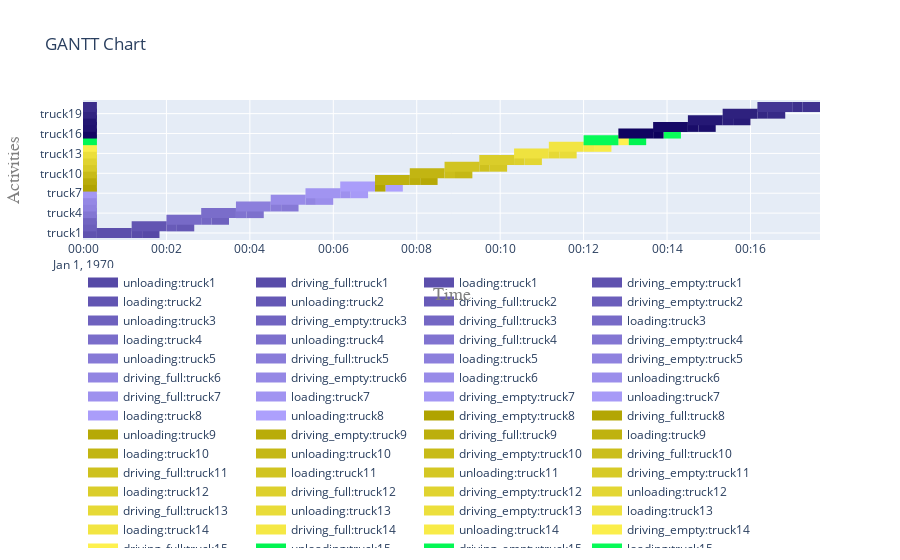

The notebook cell this image was saved under:
### Code cell
# Example usage:
res = run(500)
trucks = res['trucks']
activities_d_truck = res['activities_d_truck']
source01 = res['source01']
dump01 = res['dump01']

# Plotting
fig_gantt = plot.get_gantt_chart([*trucks.values()], id_map=[*activities_d_truck.values()])
fig_step = plot.get_step_chart([source01, dump01])
display(plot.get_log_dataframe(source01,id_map=[*activities_d_truck.values()]))
display(plot.get_log_dataframe(dump01,id_map=[*activities_d_truck.values()]))

### Figure 1 — Plotly figure (JSON) as saved in the notebook; plotly's stock layout.template omitted (floating-point values rounded to 4 significant figures)
{"data": [{"connectgaps": false, "hoverinfo": "y+name", "line": {"color": "rgb(86,73,166)", "width": 10}, "mode": "lines", "name": "unloading:truck1", "type": "scatter", "x": ["1970-01-01T00:01:25", "1970-01-01T00:01:25", "1970-01-01T00:01:50", "1970-01-01T00:01:50", "1970-01-01T00:01:50"], "y": ["truck1", "truck1", "truck1", "truck1", null]}, {"connectgaps": false, "hoverinfo": "y+name", "line": {"color": "rgb(89,76,169)", "width": 10}, "mode": "lines", "name": "driving_full:truck1", "type": "scatter", "x": ["1970-01-01T00:01:10", "1970-01-01T00:01:10", "1970-01-01T00:01:25", "1970-01-01T00:01:25", "1970-01-01T00:01:25"], "y": ["truck1", "truck1", "truck1", "truck1", null]}, {"connectgaps": false, "hoverinfo": "y+name", "line": {"color": "rgb(92,79,172)", "width": 10}, "mode": "lines", "name": "loading:truck1", "type": "scatter", "x": ["1970-01-01T00:00:20", "1970-01-01T00:00:20", "1970-01-01T00:01:10", "1970-01-01T00:01:10", "1970-01-01T00:01:10"], "y": ["truck1", "truck1", "truck1", "truck1", null]}, {"connectgaps": false, "hoverinfo": "y+name", "line": {"color": "rgb(95,82,175)", "width": 10}, "mode": "lines", "name": "driving_empty:truck1", "type": "scatter", "x": ["1970-01-01T00:00:00", "1970-01-01T00:00:00", "1970-01-01T00:00:20", "1970-01-01T00:00:20", "1970-01-01T00:00:20"], "y": ["truck1", "truck1", "truck1", "truck1", null]}, {"connectgaps": false, "hoverinfo": "y+name", "line": {"color": "rgb(98,85,178)", "width": 10}, "mode": "lines", "name": "loading:truck2", "type": "scatter", "x": ["1970-01-01T00:01:10", "1970-01-01T00:01:10", "1970-01-01T00:02:00", "1970-01-01T00:02:00", "1970-01-01T00:02:00"], "y": ["truck2", "truck2", "truck2", "truck2", null]}, {"connectgaps": false, "hoverinfo": "y+name", "line": {"color": "rgb(101,88,181)", "width": 10}, "mode": "lines", "name": "unloading:truck2", "type": "scatter", "x": ["1970-01-01T00:02:15", "1970-01-01T00:02:15", "1970-01-01T00:02:40", "1970-01-01T00:02:40", "1970-01-01T00:02:40"], "y": ["truck2", "truck2", "truck2", "truck2", null]}, {"connectgaps": false, "hoverinfo": "y+name", "line": {"color": "rgb(104,91,184)", "width": 10}, "mode": "lines", "name": "driving_full:truck2", "type": "scatter", "x": ["1970-01-01T00:02:00", "1970-01-01T00:02:00", "1970-01-01T00:02:15", "1970-01-01T00:02:15", "1970-01-01T00:02:15"], "y": ["truck2", "truck2", "truck2", "truck2", null]}, {"connectgaps": false, "hoverinfo": "y+name", "line": {"color": "rgb(107,94,187)", "width": 10}, "mode": "lines", "name": "driving_empty:truck2", "type": "scatter", "x": ["1970-01-01T00:00:00", "1970-01-01T00:00:00", "1970-01-01T00:00:20", "1970-01-01T00:00:20", "1970-01-01T00:00:20"], "y": ["truck2", "truck2", "truck2", "truck2", null]}, {"connectgaps": false, "hoverinfo": "y+name", "line": {"color": "rgb(110,97,190)", "width": 10}, "mode": "lines", "name": "unloading:truck3", "type": "scatter", "x": ["1970-01-01T00:03:05", "1970-01-01T00:03:05", "1970-01-01T00:03:30", "1970-01-01T00:03:30", "1970-01-01T00:03:30"], "y": ["truck3", "truck3", "truck3", "truck3", null]}, {"connectgaps": false, "hoverinfo": "y+name", "line": {"color": "rgb(113,100,193)", "width": 10}, "mode": "lines", "name": "driving_empty:truck3", "type": "scatter", "x": ["1970-01-01T00:00:00", "1970-01-01T00:00:00", "1970-01-01T00:00:20", "1970-01-01T00:00:20", "1970-01-01T00:00:20"], "y": ["truck3", "truck3", "truck3", "truck3", null]}, {"connectgaps": false, "hoverinfo": "y+name", "line": {"color": "rgb(116,103,196)", "width": 10}, "mode": "lines", "name": "driving_full:truck3", "type": "scatter", "x": ["1970-01-01T00:02:50", "1970-01-01T00:02:50", "1970-01-01T00:03:05", "1970-01-01T00:03:05", "1970-01-01T00:03:05"], "y": ["truck3", "truck3", "truck3", "truck3", null]}, {"connectgaps": false, "hoverinfo": "y+name", "line": {"color": "rgb(119,106,199)", "width": 10}, "mode": "lines", "name": "loading:truck3", "type": "scatter", "x": ["1970-01-01T00:02:00", "1970-01-01T00:02:00", "1970-01-01T00:02:50", "1970-01-01T00:02:50", "1970-01-01T00:02:50"], "y": ["truck3", "truck3", "truck3", "truck3", null]}, {"connectgaps": false, "hoverinfo": "y+name", "line": {"color": "rgb(122,109,202)", "width": 10}, "mode": "lines", "name": "loading:truck4", "type": "scatter", "x": ["1970-01-01T00:02:50", "1970-01-01T00:02:50", "1970-01-01T00:03:40", "1970-01-01T00:03:40", "1970-01-01T00:03:40"], "y": ["truck4", "truck4", "truck4", "truck4", null]}, {"connectgaps": false, "hoverinfo": "y+name", "line": {"color": "rgb(125,112,205)", "width": 10}, "mode": "lines", "name": "unloading:truck4", "type": "scatter", "x": ["1970-01-01T00:03:55", "1970-01-01T00:03:55", "1970-01-01T00:04:20", "1970-01-01T00:04:20", "1970-01-01T00:04:20"], "y": ["truck4", "truck4", "truck4", "truck4", null]}, {"connectgaps": false, "hoverinfo": "y+name", "line": {"color": "rgb(128,115,208)", "width": 10}, "mode": "lines", "name": "driving_full:truck4", "type": "scatter", "x": ["1970-01-01T00:03:40", "1970-01-01T00:03:40", "1970-01-01T00:03:55", "1970-01-01T00:03:55", "1970-01-01T00:03:55"], "y": ["truck4", "truck4", "truck4", "truck4", null]}, {"connectgaps": false, "hoverinfo": "y+name", "line": {"color": "rgb(131,118,211)", "width": 10}, "mode": "lines", "name": "driving_empty:truck4", "type": "scatter", "x": ["1970-01-01T00:00:00", "1970-01-01T00:00:00", "1970-01-01T00:00:20", "1970-01-01T00:00:20", "1970-01-01T00:00:20"], "y": ["truck4", "truck4", "truck4", "truck4", null]}, {"connectgaps": false, "hoverinfo": "y+name", "line": {"color": "rgb(134,121,214)", "width": 10}, "mode": "lines", "name": "unloading:truck5", "type": "scatter", "x": ["1970-01-01T00:04:45", "1970-01-01T00:04:45", "1970-01-01T00:05:10", "1970-01-01T00:05:10", "1970-01-01T00:05:10"], "y": ["truck5", "truck5", "truck5", "truck5", null]}, {"connectgaps": false, "hoverinfo": "y+name", "line": {"color": "rgb(137,124,217)", "width": 10}, "mode": "lines", "name": "driving_full:truck5", "type": "scatter", "x": ["1970-01-01T00:04:30", "1970-01-01T00:04:30", "1970-01-01T00:04:45", "1970-01-01T00:04:45", "1970-01-01T00:04:45"], "y": ["truck5", "truck5", "truck5", "truck5", null]}, {"connectgaps": false, "hoverinfo": "y+name", "line": {"color": "rgb(140,127,220)", "width": 10}, "mode": "lines", "name": "loading:truck5", "type": "scatter", "x": ["1970-01-01T00:03:40", "1970-01-01T00:03:40", "1970-01-01T00:04:30", "1970-01-01T00:04:30", "1970-01-01T00:04:30"], "y": ["truck5", "truck5", "truck5", "truck5", null]}, {"connectgaps": false, "hoverinfo": "y+name", "line": {"color": "rgb(143,130,223)", "width": 10}, "mode": "lines", "name": "driving_empty:truck5", "type": "scatter", "x": ["1970-01-01T00:00:00", "1970-01-01T00:00:00", "1970-01-01T00:00:20", "1970-01-01T00:00:20", "1970-01-01T00:00:20"], "y": ["truck5", "truck5", "truck5", "truck5", null]}, {"connectgaps": false, "hoverinfo": "y+name", "line": {"color": "rgb(146,133,226)", "width": 10}, "mode": "lines", "name": "driving_full:truck6", "type": "scatter", "x": ["1970-01-01T00:05:20", "1970-01-01T00:05:20", "1970-01-01T00:05:35", "1970-01-01T00:05:35", "1970-01-01T00:05:35"], "y": ["truck6", "truck6", "truck6", "truck6", null]}, {"connectgaps": false, "hoverinfo": "y+name", "line": {"color": "rgb(149,136,229)", "width": 10}, "mode": "lines", "name": "driving_empty:truck6", "type": "scatter", "x": ["1970-01-01T00:00:00", "1970-01-01T00:00:00", "1970-01-01T00:00:20", "1970-01-01T00:00:20", "1970-01-01T00:00:20"], "y": ["truck6", "truck6", "truck6", "truck6", null]}, {"connectgaps": false, "hoverinfo": "y+name", "line": {"color": "rgb(152,139,232)", "width": 10}, "mode": "lines", "name": "loading:truck6", "type": "scatter", "x": ["1970-01-01T00:04:30", "1970-01-01T00:04:30", "1970-01-01T00:05:20", "1970-01-01T00:05:20", "1970-01-01T00:05:20"], "y": ["truck6", "truck6", "truck6", "truck6", null]}, {"connectgaps": false, "hoverinfo": "y+name", "line": {"color": "rgb(155,142,235)", "width": 10}, "mode": "lines", "name": "unloading:truck6", "type": "scatter", "x": ["1970-01-01T00:05:35", "1970-01-01T00:05:35", "1970-01-01T00:06:00", "1970-01-01T00:06:00", "1970-01-01T00:06:00"], "y": ["truck6", "truck6", "truck6", "truck6", null]}, {"connectgaps": false, "hoverinfo": "y+name", "line": {"color": "rgb(158,145,238)", "width": 10}, "mode": "lines", "name": "driving_full:truck7", "type": "scatter", "x": ["1970-01-01T00:06:10", "1970-01-01T00:06:10", "1970-01-01T00:06:25", "1970-01-01T00:06:25", "1970-01-01T00:06:25"], "y": ["truck7", "truck7", "truck7", "truck7", null]}, {"connectgaps": false, "hoverinfo": "y+name", "line": {"color": "rgb(161,148,241)", "width": 10}, "mode": "lines", "name": "loading:truck7", "type": "scatter", "x": ["1970-01-01T00:05:20", "1970-01-01T00:05:20", "1970-01-01T00:06:10", "1970-01-01T00:06:10", "1970-01-01T00:06:10"], "y": ["truck7", "truck7", "truck7", "truck7", null]}, {"connectgaps": false, "hoverinfo": "y+name", "line": {"color": "rgb(164,151,244)", "width": 10}, "mode": "lines", "name": "driving_empty:truck7", "type": "scatter", "x": ["1970-01-01T00:00:00", "1970-01-01T00:00:00", "1970-01-01T00:00:20", "1970-01-01T00:00:20", "1970-01-01T00:00:20"], "y": ["truck7", "truck7", "truck7", "truck7", null]}, {"connectgaps": false, "hoverinfo": "y+name", "line": {"color": "rgb(167,154,247)", "width": 10}, "mode": "lines", "name": "unloading:truck7", "type": "scatter", "x": ["1970-01-01T00:06:25", "1970-01-01T00:06:25", "1970-01-01T00:06:50", "1970-01-01T00:06:50", "1970-01-01T00:06:50"], "y": ["truck7", "truck7", "truck7", "truck7", null]}, {"connectgaps": false, "hoverinfo": "y+name", "line": {"color": "rgb(170,157,250)", "width": 10}, "mode": "lines", "name": "loading:truck8", "type": "scatter", "x": ["1970-01-01T00:06:10", "1970-01-01T00:06:10", "1970-01-01T00:07:00", "1970-01-01T00:07:00", "1970-01-01T00:07:00"], "y": ["truck8", "truck8", "truck8", "truck8", null]}, {"connectgaps": false, "hoverinfo": "y+name", "line": {"color": "rgb(173,160,253)", "width": 10}, "mode": "lines", "name": "unloading:truck8", "type": "scatter", "x": ["1970-01-01T00:07:15", "1970-01-01T00:07:15", "1970-01-01T00:07:40", "1970-01-01T00:07:40", "1970-01-01T00:07:40"], "y": ["truck8", "truck8", "truck8", "truck8", null]}, {"connectgaps": false, "hoverinfo": "y+name", "line": {"color": "rgb(176,163,0)", "width": 10}, "mode": "lines", "name": "driving_empty:truck8", "type": "scatter", "x": ["1970-01-01T00:00:00", "1970-01-01T00:00:00", "1970-01-01T00:00:20", "1970-01-01T00:00:20", "1970-01-01T00:00:20"], "y": ["truck8", "truck8", "truck8", "truck8", null]}, {"connectgaps": false, "hoverinfo": "y+name", "line": {"color": "rgb(179,166,3)", "width": 10}, "mode": "lines", "name": "driving_full:truck8", "type": "scatter", "x": ["1970-01-01T00:07:00", "1970-01-01T00:07:00", "1970-01-01T00:07:15", "1970-01-01T00:07:15", "1970-01-01T00:07:15"], "y": ["truck8", "truck8", "truck8", "truck8", null]}, {"connectgaps": false, "hoverinfo": "y+name", "line": {"color": "rgb(182,169,6)", "width": 10}, "mode": "lines", "name": "unloading:truck9", "type": "scatter", "x": ["1970-01-01T00:08:05", "1970-01-01T00:08:05", "1970-01-01T00:08:30", "1970-01-01T00:08:30", "1970-01-01T00:08:30"], "y": ["truck9", "truck9", "truck9", "truck9", null]}, {"connectgaps": false, "hoverinfo": "y+name", "line": {"color": "rgb(185,172,9)", "width": 10}, "mode": "lines", "name": "driving_empty:truck9", "type": "scatter", "x": ["1970-01-01T00:00:00", "1970-01-01T00:00:00", "1970-01-01T00:00:20", "1970-01-01T00:00:20", "1970-01-01T00:00:20"], "y": ["truck9", "truck9", "truck9", "truck9", null]}, {"connectgaps": false, "hoverinfo": "y+name", "line": {"color": "rgb(188,175,12)", "width": 10}, "mode": "lines", "name": "driving_full:truck9", "type": "scatter", "x": ["1970-01-01T00:07:50", "1970-01-01T00:07:50", "1970-01-01T00:08:05", "1970-01-01T00:08:05", "1970-01-01T00:08:05"], "y": ["truck9", "truck9", "truck9", "truck9", null]}, {"connectgaps": false, "hoverinfo": "y+name", "line": {"color": "rgb(191,178,15)", "width": 10}, "mode": "lines", "name": "loading:truck9", "type": "scatter", "x": ["1970-01-01T00:07:00", "1970-01-01T00:07:00", "1970-01-01T00:07:50", "1970-01-01T00:07:50", "1970-01-01T00:07:50"], "y": ["truck9", "truck9", "truck9", "truck9", null]}, {"connectgaps": false, "hoverinfo": "y+name", "line": {"color": "rgb(194,181,18)", "width": 10}, "mode": "lines", "name": "loading:truck10", "type": "scatter", "x": ["1970-01-01T00:07:50", "1970-01-01T00:07:50", "1970-01-01T00:08:40", "1970-01-01T00:08:40", "1970-01-01T00:08:40"], "y": ["truck10", "truck10", "truck10", "truck10", null]}, {"connectgaps": false, "hoverinfo": "y+name", "line": {"color": "rgb(197,184,21)", "width": 10}, "mode": "lines", "name": "unloading:truck10", "type": "scatter", "x": ["1970-01-01T00:08:55", "1970-01-01T00:08:55", "1970-01-01T00:09:20", "1970-01-01T00:09:20", "1970-01-01T00:09:20"], "y": ["truck10", "truck10", "truck10", "truck10", null]}, {"connectgaps": false, "hoverinfo": "y+name", "line": {"color": "rgb(200,187,24)", "width": 10}, "mode": "lines", "name": "driving_empty:truck10", "type": "scatter", "x": ["1970-01-01T00:00:00", "1970-01-01T00:00:00", "1970-01-01T00:00:20", "1970-01-01T00:00:20", "1970-01-01T00:00:20"], "y": ["truck10", "truck10", "truck10", "truck10", null]}, {"connectgaps": false, "hoverinfo": "y+name", "line": {"color": "rgb(203,190,27)", "width": 10}, "mode": "lines", "name": "driving_full:truck10", "type": "scatter", "x": ["1970-01-01T00:08:40", "1970-01-01T00:08:40", "1970-01-01T00:08:55", "1970-01-01T00:08:55", "1970-01-01T00:08:55"], "y": ["truck10", "truck10", "truck10", "truck10", null]}, {"connectgaps": false, "hoverinfo": "y+name", "line": {"color": "rgb(206,193,30)", "width": 10}, "mode": "lines", "name": "driving_full:truck11", "type": "scatter", "x": ["1970-01-01T00:09:30", "1970-01-01T00:09:30", "1970-01-01T00:09:45", "1970-01-01T00:09:45", "1970-01-01T00:09:45"], "y": ["truck11", "truck11", "truck11", "truck11", null]}, {"connectgaps": false, "hoverinfo": "y+name", "line": {"color": "rgb(209,196,33)", "width": 10}, "mode": "lines", "name": "loading:truck11", "type": "scatter", "x": ["1970-01-01T00:08:40", "1970-01-01T00:08:40", "1970-01-01T00:09:30", "1970-01-01T00:09:30", "1970-01-01T00:09:30"], "y": ["truck11", "truck11", "truck11", "truck11", null]}, {"connectgaps": false, "hoverinfo": "y+name", "line": {"color": "rgb(212,199,36)", "width": 10}, "mode": "lines", "name": "unloading:truck11", "type": "scatter", "x": ["1970-01-01T00:09:45", "1970-01-01T00:09:45", "1970-01-01T00:10:10", "1970-01-01T00:10:10", "1970-01-01T00:10:10"], "y": ["truck11", "truck11", "truck11", "truck11", null]}, {"connectgaps": false, "hoverinfo": "y+name", "line": {"color": "rgb(215,202,39)", "width": 10}, "mode": "lines", "name": "driving_empty:truck11", "type": "scatter", "x": ["1970-01-01T00:00:00", "1970-01-01T00:00:00", "1970-01-01T00:00:20", "1970-01-01T00:00:20", "1970-01-01T00:00:20"], "y": ["truck11", "truck11", "truck11", "truck11", null]}, {"connectgaps": false, "hoverinfo": "y+name", "line": {"color": "rgb(218,205,42)", "width": 10}, "mode": "lines", "name": "loading:truck12", "type": "scatter", "x": ["1970-01-01T00:09:30", "1970-01-01T00:09:30", "1970-01-01T00:10:20", "1970-01-01T00:10:20", "1970-01-01T00:10:20"], "y": ["truck12", "truck12", "truck12", "truck12", null]}, {"connectgaps": false, "hoverinfo": "y+name", "line": {"color": "rgb(221,208,45)", "width": 10}, "mode": "lines", "name": "driving_full:truck12", "type": "scatter", "x": ["1970-01-01T00:10:20", "1970-01-01T00:10:20", "1970-01-01T00:10:35", "1970-01-01T00:10:35", "1970-01-01T00:10:35"], "y": ["truck12", "truck12", "truck12", "truck12", null]}, {"connectgaps": false, "hoverinfo": "y+name", "line": {"color": "rgb(224,211,48)", "width": 10}, "mode": "lines", "name": "driving_empty:truck12", "type": "scatter", "x": ["1970-01-01T00:00:00", "1970-01-01T00:00:00", "1970-01-01T00:00:20", "1970-01-01T00:00:20", "1970-01-01T00:00:20"], "y": ["truck12", "truck12", "truck12", "truck12", null]}, {"connectgaps": false, "hoverinfo": "y+name", "line": {"color": "rgb(227,214,51)", "width": 10}, "mode": "lines", "name": "unloading:truck12", "type": "scatter", "x": ["1970-01-01T00:10:35", "1970-01-01T00:10:35", "1970-01-01T00:11:00", "1970-01-01T00:11:00", "1970-01-01T00:11:00"], "y": ["truck12", "truck12", "truck12", "truck12", null]}, {"connectgaps": false, "hoverinfo": "y+name", "line": {"color": "rgb(230,217,54)", "width": 10}, "mode": "lines", "name": "driving_full:truck13", "type": "scatter", "x": ["1970-01-01T00:11:10", "1970-01-01T00:11:10", "1970-01-01T00:11:25", "1970-01-01T00:11:25", "1970-01-01T00:11:25"], "y": ["truck13", "truck13", "truck13", "truck13", null]}, {"connectgaps": false, "hoverinfo": "y+name", "line": {"color": "rgb(233,220,57)", "width": 10}, "mode": "lines", "name": "unloading:truck13", "type": "scatter", "x": ["1970-01-01T00:11:25", "1970-01-01T00:11:25", "1970-01-01T00:11:50", "1970-01-01T00:11:50", "1970-01-01T00:11:50"], "y": ["truck13", "truck13", "truck13", "truck13", null]}, {"connectgaps": false, "hoverinfo": "y+name", "line": {"color": "rgb(236,223,60)", "width": 10}, "mode": "lines", "name": "driving_empty:truck13", "type": "scatter", "x": ["1970-01-01T00:00:00", "1970-01-01T00:00:00", "1970-01-01T00:00:20", "1970-01-01T00:00:20", "1970-01-01T00:00:20"], "y": ["truck13", "truck13", "truck13", "truck13", null]}, {"connectgaps": false, "hoverinfo": "y+name", "line": {"color": "rgb(239,226,63)", "width": 10}, "mode": "lines", "name": "loading:truck13", "type": "scatter", "x": ["1970-01-01T00:10:20", "1970-01-01T00:10:20", "1970-01-01T00:11:10", "1970-01-01T00:11:10", "1970-01-01T00:11:10"], "y": ["truck13", "truck13", "truck13", "truck13", null]}, {"connectgaps": false, "hoverinfo": "y+name", "line": {"color": "rgb(242,229,66)", "width": 10}, "mode": "lines", "name": "loading:truck14", "type": "scatter", "x": ["1970-01-01T00:11:10", "1970-01-01T00:11:10", "1970-01-01T00:12:00", "1970-01-01T00:12:00", "1970-01-01T00:12:00"], "y": ["truck14", "truck14", "truck14", "truck14", null]}, {"connectgaps": false, "hoverinfo": "y+name", "line": {"color": "rgb(245,232,69)", "width": 10}, "mode": "lines", "name": "driving_full:truck14", "type": "scatter", "x": ["1970-01-01T00:12:00", "1970-01-01T00:12:00", "1970-01-01T00:12:15", "1970-01-01T00:12:15", "1970-01-01T00:12:15"], "y": ["truck14", "truck14", "truck14", "truck14", null]}, {"connectgaps": false, "hoverinfo": "y+name", "line": {"color": "rgb(248,235,72)", "width": 10}, "mode": "lines", "name": "unloading:truck14", "type": "scatter", "x": ["1970-01-01T00:12:15", "1970-01-01T00:12:15", "1970-01-01T00:12:40", "1970-01-01T00:12:40", "1970-01-01T00:12:40"], "y": ["truck14", "truck14", "truck14", "truck14", null]}, {"connectgaps": false, "hoverinfo": "y+name", "line": {"color": "rgb(251,238,75)", "width": 10}, "mode": "lines", "name": "driving_empty:truck14", "type": "scatter", "x": ["1970-01-01T00:00:00", "1970-01-01T00:00:00", "1970-01-01T00:00:20", "1970-01-01T00:00:20", "1970-01-01T00:00:20"], "y": ["truck14", "truck14", "truck14", "truck14", null]}, {"connectgaps": false, "hoverinfo": "y+name", "line": {"color": "rgb(254,241,78)", "width": 10}, "mode": "lines", "name": "driving_full:truck15", "type": "scatter", "x": ["1970-01-01T00:12:50", "1970-01-01T00:12:50", "1970-01-01T00:13:05", "1970-01-01T00:13:05", "1970-01-01T00:13:05"], "y": ["truck15", "truck15", "truck15", "truck15", null]}, {"connectgaps": false, "hoverinfo": "y+name", "line": {"color": "rgb(1,244,81)", "width": 10}, "mode": "lines", "name": "unloading:truck15", "type": "scatter", "x": ["1970-01-01T00:13:05", "1970-01-01T00:13:05", "1970-01-01T00:13:30", "1970-01-01T00:13:30", "1970-01-01T00:13:30"], "y": ["truck15", "truck15", "truck15", "truck15", null]}, {"connectgaps": false, "hoverinfo": "y+name", "line": {"color": "rgb(4,247,84)", "width": 10}, "mode": "lines", "name": "driving_empty:truck15", "type": "scatter", "x": ["1970-01-01T00:00:00", "1970-01-01T00:00:00", "1970-01-01T00:00:20", "1970-01-01T00:00:20", "1970-01-01T00:00:20"], "y": ["truck15", "truck15", "truck15", "truck15", null]}, {"connectgaps": false, "hoverinfo": "y+name", "line": {"color": "rgb(7,250,87)", "width": 10}, "mode": "lines", "name": "loading:truck15", "type": "scatter", "x": ["1970-01-01T00:12:00", "1970-01-01T00:12:00", "1970-01-01T00:12:50", "1970-01-01T00:12:50", "1970-01-01T00:12:50"], "y": ["truck15", "truck15", "truck15", "truck15", null]}, {"connectgaps": false, "hoverinfo": "y+name", "line": {"color": "rgb(10,253,90)", "width": 10}, "mode": "lines", "name": "unloading:truck16", "type": "scatter", "x": ["1970-01-01T00:13:55", "1970-01-01T00:13:55", "1970-01-01T00:14:20", "1970-01-01T00:14:20", "1970-01-01T00:14:20"], "y": ["truck16", "truck16", "truck16", "truck16", null]}, {"connectgaps": false, "hoverinfo": "y+name", "line": {"color": "rgb(13,0,93)", "width": 10}, "mode": "lines", "name": "driving_full:truck16", "type": "scatter", "x": ["1970-01-01T00:13:40", "1970-01-01T00:13:40", "1970-01-01T00:13:55", "1970-01-01T00:13:55", "1970-01-01T00:13:55"], "y": ["truck16", "truck16", "truck16", "truck16", null]}, {"connectgaps": false, "hoverinfo": "y+name", "line": {"color": "rgb(16,3,96)", "width": 10}, "mode": "lines", "name": "loading:truck16", "type": "scatter", "x": ["1970-01-01T00:12:50", "1970-01-01T00:12:50", "1970-01-01T00:13:40", "1970-01-01T00:13:40", "1970-01-01T00:13:40"], "y": ["truck16", "truck16", "truck16", "truck16", null]}, {"connectgaps": false, "hoverinfo": "y+name", "line": {"color": "rgb(19,6,99)", "width": 10}, "mode": "lines", "name": "driving_empty:truck16", "type": "scatter", "x": ["1970-01-01T00:00:00", "1970-01-01T00:00:00", "1970-01-01T00:00:20", "1970-01-01T00:00:20", "1970-01-01T00:00:20"], "y": ["truck16", "truck16", "truck16", "truck16", null]}, {"connectgaps": false, "hoverinfo": "y+name", "line": {"color": "rgb(22,9,102)", "width": 10}, "mode": "lines", "name": "loading:truck17", "type": "scatter", "x": ["1970-01-01T00:13:40", "1970-01-01T00:13:40", "1970-01-01T00:14:30", "1970-01-01T00:14:30", "1970-01-01T00:14:30"], "y": ["truck17", "truck17", "truck17", "truck17", null]}, {"connectgaps": false, "hoverinfo": "y+name", "line": {"color": "rgb(25,12,105)", "width": 10}, "mode": "lines", "name": "driving_full:truck17", "type": "scatter", "x": ["1970-01-01T00:14:30", "1970-01-01T00:14:30", "1970-01-01T00:14:45", "1970-01-01T00:14:45", "1970-01-01T00:14:45"], "y": ["truck17", "truck17", "truck17", "truck17", null]}, {"connectgaps": false, "hoverinfo": "y+name", "line": {"color": "rgb(28,15,108)", "width": 10}, "mode": "lines", "name": "unloading:truck17", "type": "scatter", "x": ["1970-01-01T00:14:45", "1970-01-01T00:14:45", "1970-01-01T00:15:10", "1970-01-01T00:15:10", "1970-01-01T00:15:10"], "y": ["truck17", "truck17", "truck17", "truck17", null]}, {"connectgaps": false, "hoverinfo": "y+name", "line": {"color": "rgb(31,18,111)", "width": 10}, "mode": "lines", "name": "driving_empty:truck17", "type": "scatter", "x": ["1970-01-01T00:00:00", "1970-01-01T00:00:00", "1970-01-01T00:00:20", "1970-01-01T00:00:20", "1970-01-01T00:00:20"], "y": ["truck17", "truck17", "truck17", "truck17", null]}, {"connectgaps": false, "hoverinfo": "y+name", "line": {"color": "rgb(34,21,114)", "width": 10}, "mode": "lines", "name": "driving_empty:truck18", "type": "scatter", "x": ["1970-01-01T00:00:00", "1970-01-01T00:00:00", "1970-01-01T00:00:20", "1970-01-01T00:00:20", "1970-01-01T00:00:20"], "y": ["truck18", "truck18", "truck18", "truck18", null]}, {"connectgaps": false, "hoverinfo": "y+name", "line": {"color": "rgb(37,24,117)", "width": 10}, "mode": "lines", "name": "loading:truck18", "type": "scatter", "x": ["1970-01-01T00:14:30", "1970-01-01T00:14:30", "1970-01-01T00:15:20", "1970-01-01T00:15:20", "1970-01-01T00:15:20"], "y": ["truck18", "truck18", "truck18", "truck18", null]}, {"connectgaps": false, "hoverinfo": "y+name", "line": {"color": "rgb(40,27,120)", "width": 10}, "mode": "lines", "name": "unloading:truck18", "type": "scatter", "x": ["1970-01-01T00:15:35", "1970-01-01T00:15:35", "1970-01-01T00:16:00", "1970-01-01T00:16:00", "1970-01-01T00:16:00"], "y": ["truck18", "truck18", "truck18", "truck18", null]}, {"connectgaps": false, "hoverinfo": "y+name", "line": {"color": "rgb(43,30,123)", "width": 10}, "mode": "lines", "name": "driving_full:truck18", "type": "scatter", "x": ["1970-01-01T00:15:20", "1970-01-01T00:15:20", "1970-01-01T00:15:35", "1970-01-01T00:15:35", "1970-01-01T00:15:35"], "y": ["truck18", "truck18", "truck18", "truck18", null]}, {"connectgaps": false, "hoverinfo": "y+name", "line": {"color": "rgb(46,33,126)", "width": 10}, "mode": "lines", "name": "loading:truck19", "type": "scatter", "x": ["1970-01-01T00:15:20", "1970-01-01T00:15:20", "1970-01-01T00:16:10", "1970-01-01T00:16:10", "1970-01-01T00:16:10"], "y": ["truck19", "truck19", "truck19", "truck19", null]}, {"connectgaps": false, "hoverinfo": "y+name", "line": {"color": "rgb(49,36,129)", "width": 10}, "mode": "lines", "name": "driving_empty:truck19", "type": "scatter", "x": ["1970-01-01T00:00:00", "1970-01-01T00:00:00", "1970-01-01T00:00:20", "1970-01-01T00:00:20", "1970-01-01T00:00:20"], "y": ["truck19", "truck19", "truck19", "truck19", null]}, {"connectgaps": false, "hoverinfo": "y+name", "line": {"color": "rgb(52,39,132)", "width": 10}, "mode": "lines", "name": "driving_full:truck19", "type": "scatter", "x": ["1970-01-01T00:16:10", "1970-01-01T00:16:10", "1970-01-01T00:16:25", "1970-01-01T00:16:25", "1970-01-01T00:16:25"], "y": ["truck19", "truck19", "truck19", "truck19", null]}, {"connectgaps": false, "hoverinfo": "y+name", "line": {"color": "rgb(55,42,135)", "width": 10}, "mode": "lines", "name": "unloading:truck19", "type": "scatter", "x": ["1970-01-01T00:16:25", "1970-01-01T00:16:25", "1970-01-01T00:16:50", "1970-01-01T00:16:50", "1970-01-01T00:16:50"], "y": ["truck19", "truck19", "truck19", "truck19", null]}, {"connectgaps": false, "hoverinfo": "y+name", "line": {"color": "rgb(58,45,138)", "width": 10}, "mode": "lines", "name": "driving_empty:truck20", "type": "scatter", "x": ["1970-01-01T00:00:00", "1970-01-01T00:00:00", "1970-01-01T00:00:20", "1970-01-01T00:00:20", "1970-01-01T00:00:20"], "y": ["truck20", "truck20", "truck20", "truck20", null]}, {"connectgaps": false, "hoverinfo": "y+name", "line": {"color": "rgb(61,48,141)", "width": 10}, "mode": "lines", "name": "driving_full:truck20", "type": "scatter", "x": ["1970-01-01T00:17:00", "1970-01-01T00:17:00", "1970-01-01T00:17:15", "1970-01-01T00:17:15", "1970-01-01T00:17:15"], "y": ["truck20", "truck20", "truck20", "truck20", null]}, {"connectgaps": false, "hoverinfo": "y+name", "line": {"color": "rgb(64,51,144)", "width": 10}, "mode": "lines", "name": "unloading:truck20", "type": "scatter", "x": ["1970-01-01T00:17:15", "1970-01-01T00:17:15", "1970-01-01T00:17:40", "1970-01-01T00:17:40", "1970-01-01T00:17:40"], "y": ["truck20", "truck20", "truck20", "truck20", null]}, {"connectgaps": false, "hoverinfo": "y+name", "line": {"color": "rgb(67,54,147)", "width": 10}, "mode": "lines", "name": "loading:truck20", "type": "scatter", "x": ["1970-01-01T00:16:10", "1970-01-01T00:16:10", "1970-01-01T00:17:00", "1970-01-01T00:17:00", "1970-01-01T00:17:00"], "y": ["truck20", "truck20", "truck20", "truck20", null]}], "layout": {"autosize": true, "hovermode": "closest", "legend": {"orientation": "h", "x": 0, "y": -0.2}, "title": {"text": "GANTT Chart"}, "xaxis": {"range": ["1970-01-01T00:00:00", "1970-01-01T00:17:40"], "title": {"font": {"color": "#7f7f7f", "family": "Courier New, monospace", "size": 18}, "text": "Time"}, "type": "date"}, "yaxis": {"autorange": true, "range": [-1.056, 20.06], "title": {"font": {"color": "#7f7f7f", "family": "Courier New, monospace", "size": 18}, "text": "Activities"}, "type": "category"}}}
